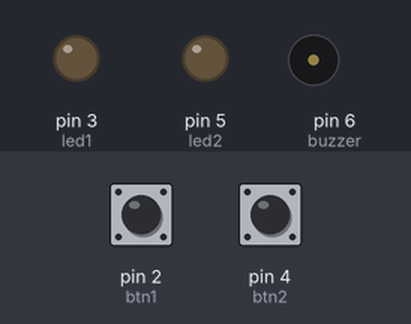
Bench run of a sketch on a simulated Arduino Uno, built with avr-gcc and run on an emulated ATmega328P. Shown: output pins drawn as LEDs (lit = HIGH), buzzer (waves = sounding, pin HIGH). The inputs (shaded band) are chosen by the test bench; at power-on: pin 2 (btn1) LOW, pin 4 (btn2) LOW.

Above: at 1.2 s.
1.3 s: pin 2 (btn1) pulled HIGH for 0.15 s
At 2.6 s:
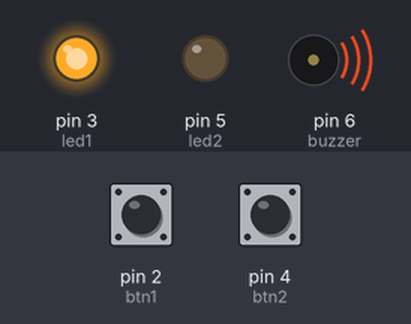
4.4 s: pin 4 (btn2) pulled HIGH for 3.2 s
At 7.6 s:
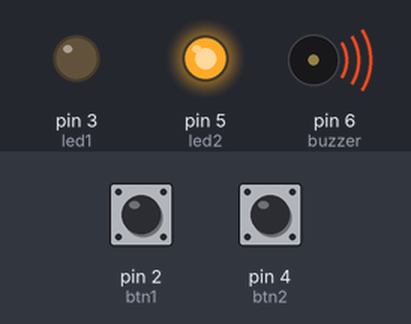
9.1 s: pin 2 (btn1) pulled HIGH for 3.2 s
At 12.6 s:
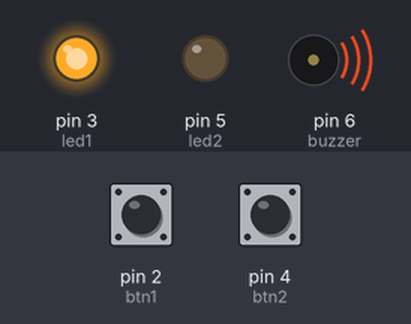
Timing chart, 0 to 17.8 s (numbered marks = the images above; inputs shaded):
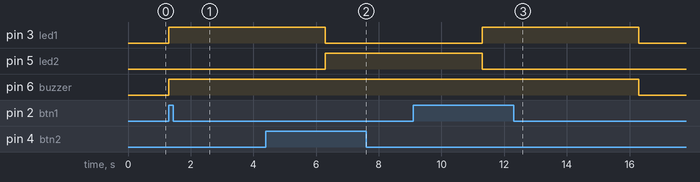

Measured:
- after the input at 1.3 s, pin 3 (led1), pin 6 (buzzer): LOW → HIGH at once
- after the input at 4.4 s, pin 5 (led2): LOW → HIGH after 1.9 s; pin 6 (buzzer): stays HIGH (without the input it goes to LOW after 1.9 s)
- after the input at 9.1 s, pin 3 (led1): LOW → HIGH after 2.2 s, → LOW 5.0 s later; pin 6 (buzzer): HIGH → LOW after 7.2 s instead of 2.2 s

The sketch:

activity2_game_buzzer.ino
```cpp
int btn1 = 2;
int led1 = 3;

int btn2 = 4;
int led2 = 5;

int buzzer = 6;
void setup() {
  pinMode(btn1, INPUT);
  pinMode(btn2, INPUT);
  pinMode(led1, OUTPUT);
  pinMode(led2, OUTPUT);
  pinMode(buzzer, OUTPUT);


  Serial.begin(9600);
}

void loop() {
  if (digitalRead(btn1) == HIGH) {
    digitalWrite(led1, HIGH);
    digitalWrite(buzzer, HIGH);
    delay(5000);
    digitalWrite(led1, LOW);
    digitalWrite(buzzer, LOW);
  } else if (digitalRead(btn2) == HIGH) {
    digitalWrite(led2, HIGH);
    digitalWrite(buzzer, HIGH);
    delay(5000);
    digitalWrite(led2, LOW);
    digitalWrite(buzzer, LOW);
  }

}
```
